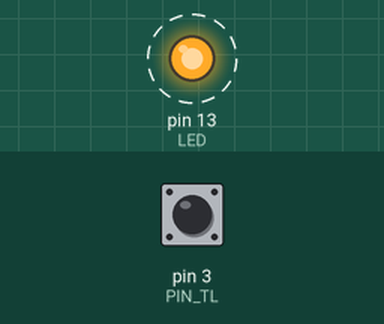
Simulated run of this sketch. Board: Arduino Uno, built with avr-gcc and run on an emulated ATmega328P. Parts: output pins drawn as LEDs (lit = HIGH). Dashed ring = blinking. The test bench sets the inputs (shaded band); at power-on: pin 3 (PIN_TL) HIGH. What the sketch prints to the serial monitor is not drawn.

Above: at 1.2 s.
1.3 s: pin 3 (PIN_TL) pulled LOW for 0.15 s
Timing chart, 0 to 10.4 s (numbered marks = the images above; inputs shaded):
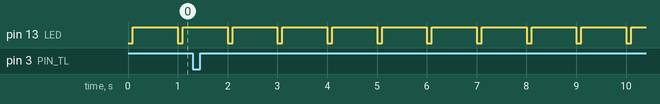

The sketch:

2.ino
```cpp
/*Deklarujte prom. "citac" se vhodným datovým typem (min. použitelným), když obsahem proměnné budou čísla 0 až 100000.
+Vytvořte program, který bude pomocí časovače blikat integrovanou LED 1 Hz se střídou 10 %.
Po stisku tlačítka se vypíše čas běhu programu v ms a sestupná sekvence čísel od M do 0, kde M je dob běhu programu v celých sekundách.
Pokud bude M větší než 120, místo sekvence čísel vypište "prilis dlouha sekvence".
*/
#include <TimerOne.h>

unsigned long citac;
byte frekvence = 1;
int strida = 10;
int LED = LED_BUILTIN;
unsigned long StartBehu;
bool StavLed = LOW;

int PIN_TL = 3;  // Definice pinu tlačítka
bool StavTl;
bool PredchoziStavTl = HIGH;
unsigned long PosledniZmena = 0;
unsigned long CasBehu;
unsigned long ZAKMIT = 20;  // Ochrana proti zákmitům tlačítka

void setup() {
  pinMode(LED, OUTPUT);
  pinMode(PIN_TL, INPUT_PULLUP);
  Timer1.initialize(1000000 / frekvence * strida / 100);
  Timer1.attachInterrupt(blinkLED);
  StartBehu = millis();
  Serial.begin(9600);
}

void loop() {
  StavTl = digitalRead(PIN_TL);  // Čtení stavu tlačítka
  if (StavTl != PredchoziStavTl && millis() >= PosledniZmena + ZAKMIT) {
    PredchoziStavTl = StavTl;
    PosledniZmena = millis();

    if (StavTl == LOW) {
      CasBehu = millis() - StartBehu;
      Serial.println(CasBehu);

      int M = CasBehu / 1000;  // Převod milisekund na sekundy
      if (M > 120) {
        Serial.println("Prilis dlouha sekvence");
      } else {
        for (int i = M; i >= 0; i--) {
          Serial.println(i);
        }
      }
    }
  }
}

void blinkLED() {
  StavLed = !StavLed;  // Přepnutí stavu LED
  digitalWrite(LED, StavLed);

  if (StavLed == LOW) {
    Timer1.setPeriod(1000000 / frekvence * strida / 100);
  } else {
    Timer1.setPeriod(1000000 / frekvence * (100 - strida) / 100);
  }
}
```

Measured:
- by itself, pin 13 (LED): alternates HIGH for 0.90 s and LOW for 0.10 s
